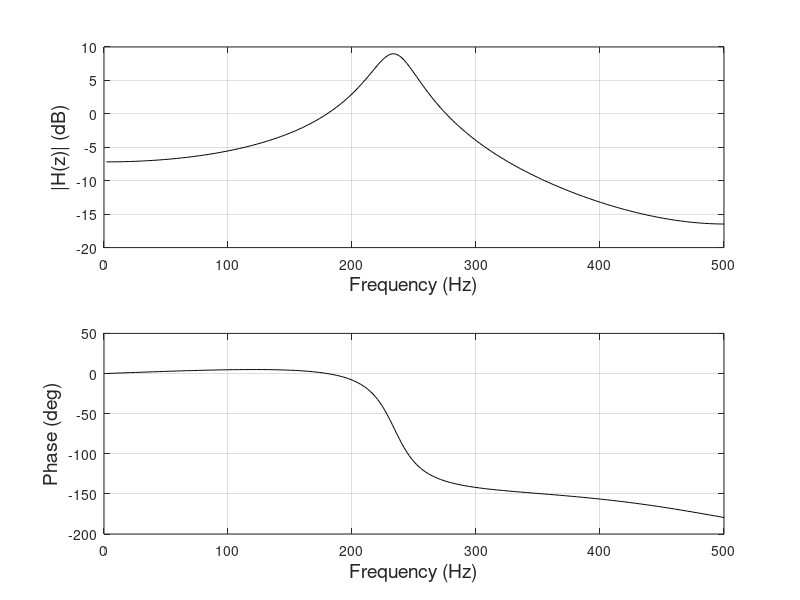
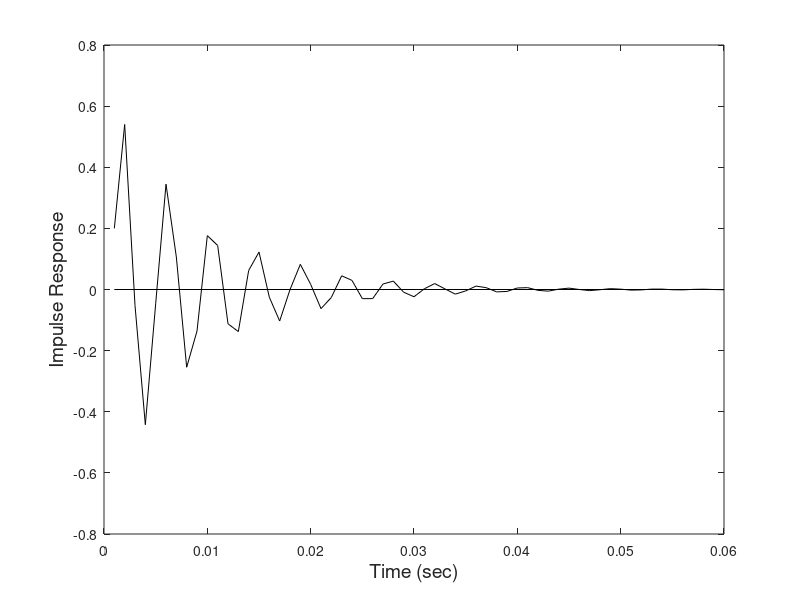

The MATLAB source for these figures, in order:
% Example 4.2
% A system is defined by the digital transfer function below. Plot its frequency spectrum: mag
% nitude in dB and phase in degrees. Also plot the time-domain response of the system to an 
% impulse input (i.e., the system’s impulse response). Assume a sampling frequency of fs = 1 kHz 
% and make N = 512. These are both optional: fs is provided so that the frequency curve can be 
% plotted in Hz instead of relative frequency, and N is chosen to be large enough to produce a 
% smooth frequency curve. (In this example, it is actually much larger than needed for a smooth 
% curve: N = 128 would be sufficient).

% Solution
% 4.4 Finite Impulse Response Filters
% In filter design, we usually work from a desired frequency spectrum, determining the a and b 
% weights that generate a digital filter to approximate the desired spectrum. In this example, we 
% work the other way around: we are given the coefficients in terms of the digital transfer func
% tion and are asked to find the spectrum. From the transfer function, we note that a[0] = 1 (as 
% required), a[1] = 0.2, a[2] = 0.8, b[0] = 0.2, and b[1] = 0.5. We apply Equation 4.13 to find H[m], 
% then convert to frequency in Hz by multiplying m by fs
% /N. To find the impulse response, we 
% generate an impulse function (1.0 followed by zeros) and determine the output by implementing 
% Equation 4.12 through the MATLAB filter routine.
close all; 
clear all;
clc;

fs = 1000;					            % Sampling frequency
N = 512;					            % Number of points

%  Define a and b coefficients based on H(z) - Vide Equation
a = [1 -.2 .8];
b = [.2 .5];

% Plot the Frequency characteristic of H(z) using the fft
H = fft(b,N)./fft(a,N);		            % Compute H(f)
Hm = 20*log10(abs(H));                  % Get magitude in dB
Theta = (angle(H))*360/(2*pi);          % and phase in deg. 
f = (1:N)*fs/N;				            % Frequency vector for plotting

subplot(2,1,1); 
plot(f(1:N/2),Hm(1:N/2),'k');			% Plot and label mag  H(f)
xlabel ('Frequency (Hz)','FontSize',14);
ylabel('|H(z)| (dB)','FontSize',14);
grid on;                                % Plot using grid lines

subplot(2,1,2); 
plot(f(1:N/2),Theta(1:N/2),'k');		% Repeat for phase 
xlabel ('Frequency (Hz)','FontSize',14);
ylabel('Phase (deg)','FontSize',14);
grid on;                                % Plot using grid lines

% Compute the Impulse Response
x = [1, zeros(1,N-1)];		            % Generate an impulse function
y = filter(b,a,x);				        % Apply b and a to impulse using Eq. 4-6 

figure;						            % New figure
t = (1:N)/fs;
plot(t(1:60),y(1:60),'k'); hold on;		% Plot only the first 60 points for clarity
plot([t(1) t(60)],[0 0],'k');           % Plot zero line
xlabel('Time (sec)','FontSize',14);		% Labels
ylabel ('Impulse Response','FontSize',14);

% Figura 1: magnitude e fase

% Magnitude: o filtro tem um pico de ressonância em ~233 Hz, com ganho de +9 dB. Ele amplifica as frequências 
% perto desse valor e atenua as outras: −7 dB nas baixas e −16 dB perto de 500 Hz. Funciona como um passa-banda, 
% que destaca uma faixa estreita de frequências.

% Fase: é praticamente 0° até ~200 Hz e cai rapidamente em torno do pico, chegando a ~−180°. Essa queda brusca 
% de fase justo na frequência de ressonância é típica de sistemas ressonantes.

% O pico vem do denominador. As raízes de z² − 0,2z + 0,8 = 0 (os polos) ficam a um ângulo que corresponde a 
% 232 Hz e bem perto do círculo unitário (raio 0,89). Quanto mais perto do círculo, mais alto e mais estreito 
% o pico.

% Figura 2: resposta ao impulso

% Depois do impulso, o filtro oscila e a oscilação vai diminuindo até sumir, em ~50 ms. É como um sino que, 
% depois de tocado, vibra e se cala aos poucos.

% As duas figuras mostram a mesma coisa vista de lados diferentes:

% A frequência da oscilação é a do pico. Os picos da curva se repetem a cada ~4,3 ms, e 1/0,0043 ≈ 232 Hz.
% A velocidade com que ela some depende do raio dos polos (0,89). Polos mais perto do círculo dariam uma 
% oscilação mais longa e um pico mais estreito na magnitude.
% A oscilação nunca chega exatamente a zero, por causa da realimentação. Daí o nome “resposta ao impulso 
% infinita”.
